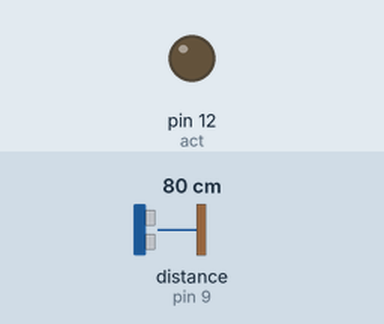
The sketch below on a simulated Arduino Uno, built with avr-gcc and run on an emulated ATmega328P. On the bench: output pins drawn as LEDs (lit = HIGH). Wiring (inferred from the names in the program): ultrasonic range finder: trigger pin 8; echo pin 9. Inputs (shaded band) come from the test bench; at power-on: distance to the obstacle (sensor on pin 9) 80 cm. The echo pulse lasts 58.3 µs per cm; pins used as bus, display or sensor lines are not drawn; what the sketch prints to the serial monitor is not drawn.

Above: at 2.8 s.
2.9 s: distance to the obstacle (sensor on pin 9) set to 12 cm
6.2 s: distance to the obstacle (sensor on pin 9) set to 9 cm
At 10.2 s:
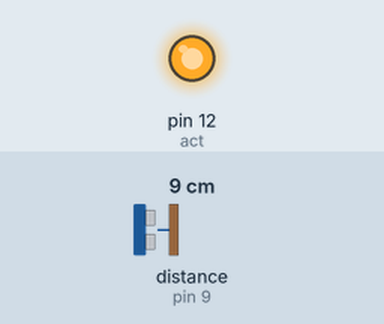
10.5 s: distance to the obstacle (sensor on pin 9) set to 18 cm
At 12.9 s:
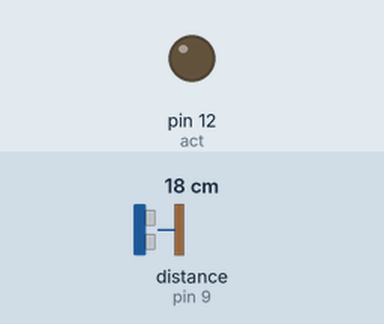
13.8 s: distance to the obstacle (sensor on pin 9) set to 2 cm
At 17.2 s:
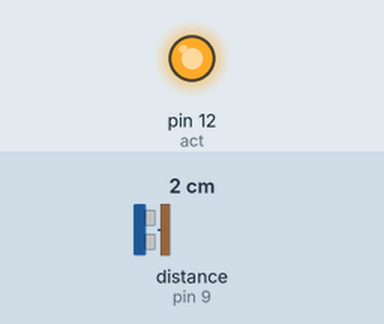
Timing chart, 0 to 18.7 s (numbered marks = the images above; inputs shaded):
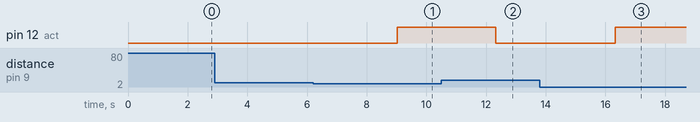

The sketch:

______3____.ino
```cpp
#define act 12 //액츄에이터(LED 또는 능동부저) 등 12번에 연결

#define trig 8 //트리거 핀 8
#define echo 9 //에코 핀 9, 에코와 트리거는 모든 디지털 핀에 연결 가능

void setup() {
  pinMode(act, OUTPUT);
  pinMode(trig, OUTPUT);
  pinMode(echo, INPUT);
  Serial.begin(9600);
}

void loop() {
  digitalWrite(trig, HIGH);
  delayMicroseconds(10); //딜레이 10us
  digitalWrite(trig, LOW);
  int distance = pulseIn(echo, HIGH) * 170 / 1000; //초음파 공식 끝
  Serial.print("거리:");
  Serial.print(distance); //거리를 시리얼 모니터에 출력
  Serial.println("mm");
  delay(1000); //1초 대기
  if (distance < 100) { //거리 측정값이 100mm미만이면
    digitalWrite(act, HIGH); //액츄에이터(LED 또는 능동부저)에 HIGH신호 출력(켜기)
    delay(100);
  }
  else {  //그렇지 않을 시(거리 측정값이 100mm보다 크거나 같으면)
    digitalWrite(act, LOW); //액츄에이터(LED 또는 능동부저)에 LOW신호 출력(끄기)
    delay(1000); //1초 대기
  }
}
```

Measured:
- the behaviour switches between 11 and 10 cm on distance to the obstacle (sensor on pin 9) (found by bisection; images 0 and 1)
- after the input at 2.9 s, every drawn part: stays the same
- after the input at 6.2 s, pin 12 (act): LOW → HIGH after 2.8 s
- after the input at 10.5 s, pin 12 (act): HIGH → LOW after 1.8 s
- after the input at 13.8 s, pin 12 (act): LOW → HIGH after 2.5 s
